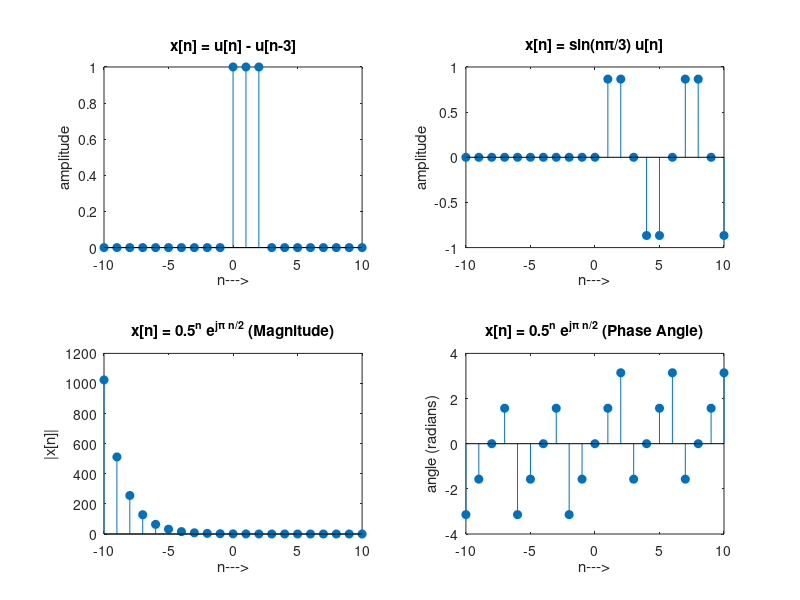

The MATLAB script that drew this image:
clc; close all;
n = -10:10;
u = n >= 0; 
u3 = (n - 3) >= 0;
xa = u - u3;
xb = sin(n*pi/3) .* u;
xc = (0.5.^n) .* exp(1i * pi * n / 2);
magc = abs(xc);      
phasec = angle(xc);  
subplot(2,2,1); stem(n, xa, 'filled');
title('x[n] = u[n] - u[n-3]');
ylabel('amplitude'); xlabel('n--->');
subplot(2,2,2); stem(n, xb, 'filled');
title('x[n] = sin(n\pi/3) u[n]');
ylabel('amplitude'); xlabel('n--->');
subplot(2,2,3); stem(n, magc, 'filled');
title('x[n] = 0.5^n e^{j\pi n/2} (Magnitude)');
ylabel('|x[n]|'); xlabel('n--->');
subplot(2,2,4); stem(n, phasec, 'filled');
title('x[n] = 0.5^n e^{j\pi n/2} (Phase Angle)');
ylabel('angle (radians)'); xlabel('n--->');
